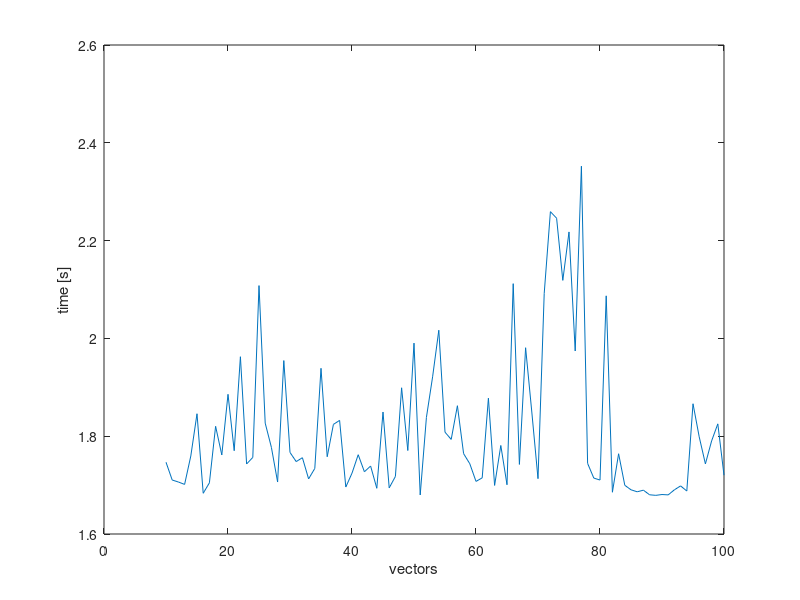

Reproduce this figure in MATLAB.
clear all;
res = [ 1.74676
1.71041
1.70631
1.70142
1.75954
1.84593
1.6833 
1.70468
1.82023
1.76165
1.88569
1.77032
1.96255
1.74319
1.75664
2.108 
1.82673
1.77709
1.70632
1.95466
1.76682
1.74808
1.75602
1.71269
1.7341 
1.93888
1.75801
1.82413
1.83235
1.69602
1.72439
1.76215
1.72729
1.739 
1.69348
1.84948
1.69432
1.71769
1.89903
1.77071
1.99037
1.67983
1.83828
1.92141
2.01674
1.80825
1.79346
1.86234
1.76435
1.74363
1.70756
1.71482
1.87778
1.69935
1.78105
1.7007 
2.11195
1.7423 
1.98093
1.84952
1.71318
2.0918 
2.2592 
2.24579
2.11869
2.21775
1.97425
2.35217
1.74441
1.71436
1.71036
2.08705
1.68541
1.76413
1.69961
1.69041
1.68632
1.68961
1.68019
1.67906
1.68073
1.68 
1.69037
1.69836
1.6879 
1.86636
1.7987 
1.7434 
1.79029
1.82523
1.72024 ];
plot(10:100,res)
xlabel('vectors')
ylabel('time [s]')

